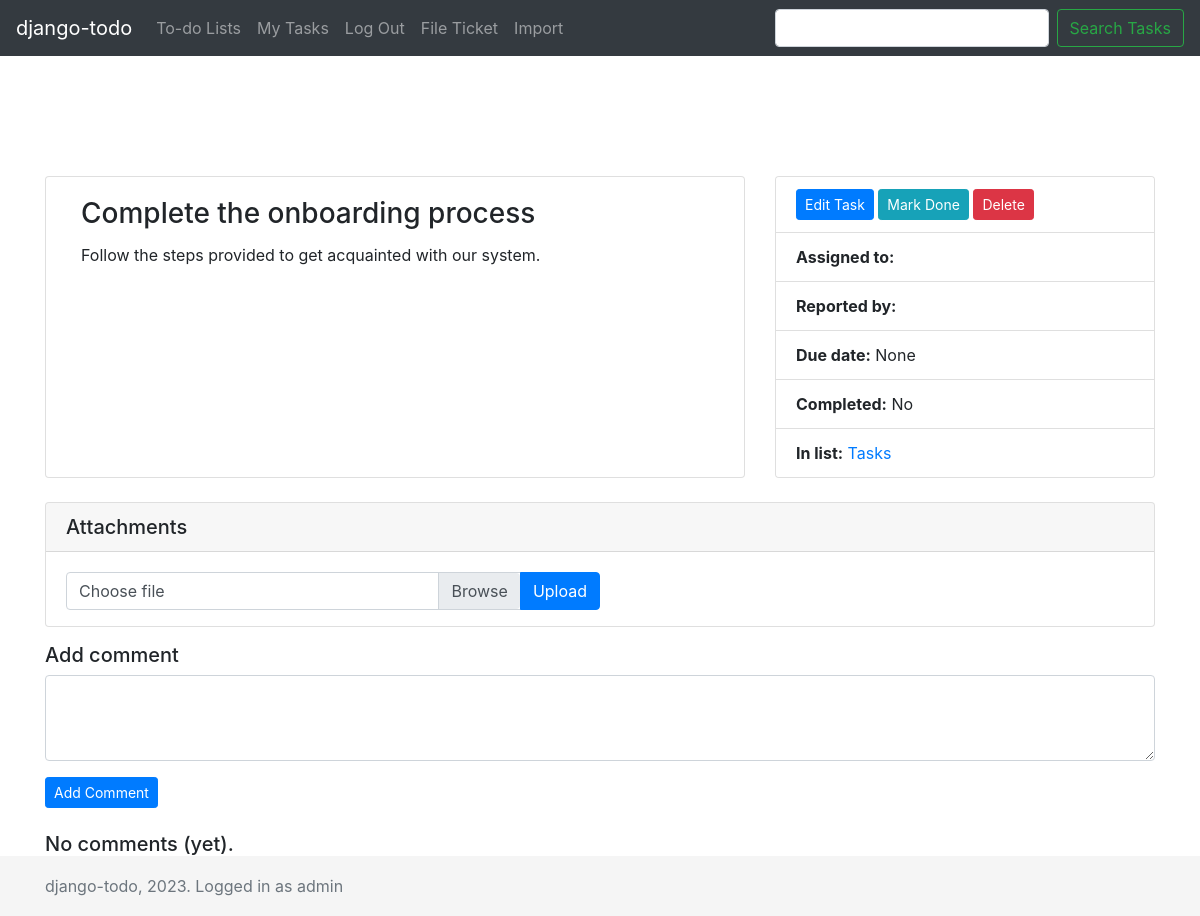
Screenshot of /todo/task/4/ (signed in) with the database file from the repository.
### todo/models.py (models this page shows, shortened)
class Task(models.Model):
    title = models.CharField(max_length=140)
    task_list = models.ForeignKey(TaskList, on_delete=models.CASCADE, null=True)
    created_date = models.DateField(default=timezone.now, blank=True, null=True)
    due_date = models.DateField(blank=True, null=True)
    completed = models.BooleanField(default=False)
    completed_date = models.DateField(blank=True, null=True)
    created_by = models.ForeignKey(
        settings.AUTH_USER_MODEL,
        null=True,
        blank=True,
        related_name="todo_created_by",
        on_delete=models.CASCADE,
    )
    assigned_to = models.ForeignKey(
        settings.AUTH_USER_MODEL,
        blank=True,
        null=True,
        related_name="todo_assigned_to",
        on_delete=models.CASCADE,
    )
    note = models.TextField(blank=True, null=True)
    priority = models.PositiveIntegerField(blank=True, null=True)
    def __str__(self):
        return self.title
    class Meta:
        ordering = ["priority", "created_date"]

class TaskList(models.Model):
    name = models.CharField(max_length=60)
    slug = models.SlugField(default="")
    group = models.ForeignKey(Group, on_delete=models.CASCADE)
    def __str__(self):
        return self.name
    class Meta:
        ordering = ["name"]
        verbose_name_plural = "Task Lists"
        unique_together = ("group", "slug")

### todo/views/task_detail.py (the view, shortened to what this page needs)
# urls.py: path("task/<int:task_id>/", views.task_detail, name="task_detail"),
@login_required
def task_detail(request, task_id: int) -> HttpResponse:
    task = get_object_or_404(Task, pk=task_id)
    comment_list = Comment.objects.filter(task=task_id).order_by("-date")
    if not user_can_read_task(task, request.user):
        raise PermissionDenied
    if not HAS_TASK_MERGE:
        merge_form = None
    else:
        class MergeForm(forms.Form):
            merge_target = forms.ModelChoiceField(
                queryset=Task.objects.all(),
                widget=autocomplete.ModelSelect2(
                    url=reverse("todo:task_autocomplete", kwargs={"task_id": task_id})
                ),
            )
        if not request.POST.get("merge_task_into"):
            merge_form = MergeForm()
    handle_add_comment(request, task)
    if not request.POST.get("add_edit_task"):
        form = AddEditTaskForm(request.user, instance=task, initial={"task_list": task.task_list})
    if request.POST.get("toggle_done"):
        results_changed = toggle_task_completed(task.id)
        if results_changed:
            messages.success(request, f"Changed completion status for task {task.id}")
        return redirect("todo:task_detail", task_id=task.id)
    if task.due_date:
        thedate = task.due_date
    else:
        thedate = datetime.datetime.now()
    context = {
        "task": task,
        "comment_list": comment_list,
        "form": form,
        "merge_form": merge_form,
        "thedate": thedate,
        "comment_classes": defaults("TODO_COMMENT_CLASSES"),
        "attachments_enabled": defaults("TODO_ALLOW_FILE_ATTACHMENTS"),
    }
    return render(request, "todo/task_detail.html", context)

### todo/forms.py (shortened to what this page needs)
class AddEditTaskForm(ModelForm):
    def __init__(self, user, *args, **kwargs):
        super().__init__(*args, **kwargs)
        task_list = kwargs.get("initial").get("task_list")
        members = task_list.group.user_set.all()
        self.fields["assigned_to"].queryset = members
        self.fields["assigned_to"].label_from_instance = lambda obj: "%s (%s)" % (
            obj.get_full_name(),
            obj.username,
        )
        self.fields["assigned_to"].widget.attrs = {
            "id": "id_assigned_to",
            "class": "custom-select mb-3",
            "name": "assigned_to",
        }
        self.fields["task_list"].value = kwargs["initial"]["task_list"].id
    due_date = forms.DateField(widget=forms.DateInput(attrs={"type": "date"}), required=False)
    title = forms.CharField(widget=forms.widgets.TextInput())
    note = forms.CharField(widget=forms.Textarea(), required=False)
    completed = forms.BooleanField(required=False)
    class Meta:
        model = Task
        exclude = []

### todo/views/task_detail.py
        class MergeForm(forms.Form):
            merge_target = forms.ModelChoiceField(
                queryset=Task.objects.all(),
                widget=autocomplete.ModelSelect2(
                    url=reverse("todo:task_autocomplete", kwargs={"task_id": task_id})
                ),
            )

### todo/defaults.py (called while the page is built)
def defaults(key: str):
    if hasattr(settings, key):
        val = getattr(settings, key)
    else:
        val = hash.get(key)
    return val

### todo/utils.py (called while the page is built)
def user_can_read_task(task, user):
    return task.task_list.group in user.groups.all() or user.is_superuser

### todo/views/task_detail.py (called while the page is built, shortened)
def handle_add_comment(request, task):
    if not request.POST.get("add_comment"):
        return

### todo/templates/todo/task_detail.html (shortened to what this page needs)
{% extends "todo/base.html" %}
{% block content %}
  <div class="card-deck">
    <div class="card col-sm-8">
      <div class="card-body">
        <h3 class="card-title">{{ task.title }}</h3>
        {% if task.note %}
        <div class="card-text">{{ task.note|safe|urlize|linebreaks }}</div>
        {% endif %}
      </div>
    </div>
    <div class="card col-sm-4 p-0">
      <ul class="list-group list-group-flush">
        <li class="list-group-item">
          <button
            class="btn btn-sm btn-primary"
            id="EditTaskButton"
            type="button"
            data-toggle="collapse"
            data-target="#TaskEdit">
            Edit Task
          </button>
          <form method="post" action="{% url "todo:task_toggle_done" task.id %}" role="form" class="d-inline">
            <div style="display:inline;">
              <button class="btn btn-info btn-sm" type="submit" name="toggle_done">
                {% if task.completed %} Mark Not Done {% else %} Mark Done {% endif %}
              </button>
            </div>
          </form>
          <form method="post" action="{% url "todo:delete_task" task.id %}" role="form" class="d-inline">
            <div style="display:inline;">
              <button class="btn btn-danger btn-sm" type="submit" onclick="return confirm('Are you sure you want to delete this task?');" name="submit_delete">
                Delete
              </button>
            </div>
          </form>
        </li>
        <li class="list-group-item">
          <strong>Assigned to:</strong>
        </li>
        <li class="list-group-item">
          <strong>Reported by:</strong> {{ task.created_by.get_full_name }}
        </li>
        <li class="list-group-item">
          <strong>Due date:</strong> {{ task.due_date }}
        </li>
        {% if task.completed %}
          <li class="list-group-item">
            <strong>Completed on:</strong> {{ task.completed_date}}
          </li>
        {% else %}
          <li class="list-group-item">
            <strong>Completed:</strong> {{ task.completed|yesno:"Yes,No" }}
          </li>
        {% endif %}
        <li class="list-group-item">
          <strong>In list:</strong>
          <a href="{% url 'todo:list_detail' task.task_list.id task.task_list.slug %}">
            {{ task.task_list }}
          </a>
        </li>
      </ul>
    </div>
  </div>
{% if attachments_enabled %}
  <div class="card mt-4">
    <h5 class="card-header">
      Attachments
    </h5>
    <div class="card-body pb-0">
      <form method="POST" action="" enctype="multipart/form-data" style="width:50%;">
        <div class="input-group mb-3">
          <div class="custom-file">
            <label class="custom-file-label" for="attachment_file_input">Choose file</label>
          </div>
          <div class="input-group-append">
            <button class="btn btn-primary">Upload</button>
          </div>
        </div>
      </form>
    </div>
  </div>
{% endif %}
  <div class="mt-3">
    <h5>Add comment</h5>
    <form action="" method="post">
      <div class="form-group">
        <textarea class="form-control" name="comment-body" rows="3" required></textarea>
      </div>
      <input class="btn btn-sm btn-primary" type="submit" name="add_comment" value="Add Comment">
    </form>
  </div>
  <div class="task_comments mt-4">
    {% if comment_list %}
      <h5>Comments on this task</h5>
      {% for comment in comment_list %}
      <div class="mb-3 card">
        <div class="card-header">
          <div class="float-left">
            {% if comment.email_message_id %}
            <span class="badge badge-warning">email</span>
            {% endif %}
            {{ comment.author_text }}
          </div>
          <span class="float-right d-inline-block text-muted">
            {{ comment.date|date:"F d Y P" }}
          </span>
        </div>
        <div class="{{ comment_classes | join:" " }} card-body">
          {{ comment.body|safe|urlize|linebreaks }}
        </div>
      </div>
      {% endfor %}
    {% else %}
        <h5>No comments (yet).</h5>
    {% endif %}
  </div>
{% endblock %}

### todo/templates/base.html (shortened to what this page needs)
{% load static %}
<!doctype html>
<html lang="en">
  <head>
    <link rel="stylesheet" href="https://maxcdn.bootstrapcdn.com/bootstrap/4.0.0/css/bootstrap.min.css">
    <link href="/static/css/sticky-footer-navbar.css" rel="stylesheet">
  </head>
  <body>
    <header style="margin-bottom:100px">
      <nav class="navbar navbar-expand-md navbar-dark fixed-top bg-dark">
        <a class="navbar-brand" href="/">django-todo</a>
        <div class="collapse navbar-collapse" id="navbarCollapse">
          <ul class="navbar-nav mr-auto">
            {% if user.is_authenticated %}
              <li class="nav-item"><a href="{% url 'todo:lists' %}" class="nav-link">To-do Lists</a></li>
              <li class="nav-item"><a href="{% url 'todo:mine' %}" class="nav-link">My Tasks</a></li>
              <li class="nav-item"><a href="{% url 'todo:logout' %}" class="nav-link">Log Out</a></li>
              <li class="nav-item"><a href="{% url 'todo:external_add' %}" class="nav-link">File Ticket</a></li>
              <li class="nav-item"><a href="{% url 'todo:import_csv' %}" class="nav-link">Import</a></li>
            {% else %}
              {% comment %} <li class="nav-item"><a href="{% url 'login' %}" class="nav-link">Log In</a></li> {% endcomment %}
            {% endif %}
          </ul>
          {% if user.is_authenticated %}
      		  <form class="form-inline mt-2 mt-md-0" action="{% url 'todo:search' %}" method="get" placeholder="Search" aria-label="Search">
              <input type="text" name="q" value="" class="form-control mr-sm-2" id="q">
              <input type="submit" value="Search Tasks" class="btn btn-outline-success my-2 my-sm-0">
            </form>
          {% endif %}
        </div>
      </nav>
    </header>
    <main role="main" class="container" >
      {% block content %}{% endblock %}
    </main>
    <footer class="footer">
      <div class="container">
        <span class="text-muted">
          django-todo, {% now "Y" %}.
          {% if user.is_authenticated %}Logged in as {{ user.username }}{% endif %}</span>
      </div>
    </footer>
  </body>
</html>

### todo/static/todo/css/sticky-footer-navbar.css (style rules this page uses)
html { position: relative; min-height: 100%; }
body { margin-bottom: 60px; }
.footer { position: absolute; bottom: 0; width: 100%; height: 60px; line-height: 60px; background-color: #f5f5f5; }
body > .container { padding: 60px 15px 0; }
.footer > .container { padding-right: 15px; padding-left: 15px; }

### rows the page displays
Task: title "Complete the onboarding process", note "Follow the steps provided to get acquainted with our system.", due_date "None", completed "No", task_list "Tasks"

### other values shown
{{ user.username }} "admin"
